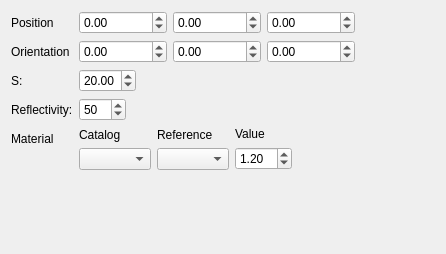
<?xml version="1.0" encoding="UTF-8"?>
<ui version="4.0">
 <class>Dialog</class>
 <widget class="QDialog" name="Dialog">
  <property name="geometry">
   <rect>
    <x>0</x>
    <y>0</y>
    <width>446</width>
    <height>254</height>
   </rect>
  </property>
  <property name="windowTitle">
   <string>Dialog</string>
  </property>
  <layout class="QHBoxLayout" name="horizontalLayout_4">
   <item>
    <layout class="QFormLayout" name="formLayout">
     <property name="sizeConstraint">
      <enum>QLayout::SetMaximumSize</enum>
     </property>
     <property name="fieldGrowthPolicy">
      <enum>QFormLayout::ExpandingFieldsGrow</enum>
     </property>
     <item row="0" column="0">
      <widget class="QLabel" name="label_10">
       <property name="text">
        <string>Position</string>
       </property>
      </widget>
     </item>
     <item row="0" column="1">
      <layout class="QHBoxLayout" name="horizontalLayout_3">
       <item>
        <widget class="QDoubleSpinBox" name="Xpos">
         <property name="minimum">
          <double>-1000000.000000000000000</double>
         </property>
         <property name="maximum">
          <double>1000000.000000000000000</double>
         </property>
        </widget>
       </item>
       <item>
        <widget class="QDoubleSpinBox" name="Ypos">
         <property name="minimum">
          <double>-1000000.000000000000000</double>
         </property>
         <property name="maximum">
          <double>1000000.000000000000000</double>
         </property>
        </widget>
       </item>
       <item>
        <widget class="QDoubleSpinBox" name="Zpos">
         <property name="minimum">
          <double>-1000000.000000000000000</double>
         </property>
         <property name="maximum">
          <double>1000000.000000000000000</double>
         </property>
        </widget>
       </item>
      </layout>
     </item>
     <item row="1" column="0">
      <widget class="QLabel" name="label_7">
       <property name="text">
        <string>Orientation</string>
       </property>
      </widget>
     </item>
     <item row="1" column="1">
      <layout class="QHBoxLayout" name="horizontalLayout">
       <item>
        <widget class="QDoubleSpinBox" name="Xrot">
         <property name="minimum">
          <double>-1000000.000000000000000</double>
         </property>
         <property name="maximum">
          <double>1000000.000000000000000</double>
         </property>
        </widget>
       </item>
       <item>
        <widget class="QDoubleSpinBox" name="Yrot">
         <property name="minimum">
          <double>-1000000.000000000000000</double>
         </property>
         <property name="maximum">
          <double>1000000.000000000000000</double>
         </property>
         <property name="value">
          <double>0.000000000000000</double>
         </property>
        </widget>
       </item>
       <item>
        <widget class="QDoubleSpinBox" name="Zrot">
         <property name="minimum">
          <double>-1000000.000000000000000</double>
         </property>
         <property name="maximum">
          <double>1000000.000000000000000</double>
         </property>
        </widget>
       </item>
      </layout>
     </item>
     <item row="2" column="0">
      <widget class="QLabel" name="label_2">
       <property name="text">
        <string>S:</string>
       </property>
      </widget>
     </item>
     <item row="2" column="1">
      <widget class="QDoubleSpinBox" name="S">
       <property name="value">
        <double>20.000000000000000</double>
       </property>
      </widget>
     </item>
     <item row="4" column="0">
      <widget class="QLabel" name="label_5">
       <property name="text">
        <string>Material</string>
       </property>
      </widget>
     </item>
     <item row="4" column="1">
      <layout class="QHBoxLayout" name="horizontalLayout_2">
       <item>
        <layout class="QVBoxLayout" name="verticalLayout_4">
         <item>
          <widget class="QLabel" name="label_8">
           <property name="text">
            <string>Catalog</string>
           </property>
          </widget>
         </item>
         <item>
          <widget class="QComboBox" name="Catalog"/>
         </item>
        </layout>
       </item>
       <item>
        <layout class="QVBoxLayout" name="verticalLayout_5">
         <item>
          <widget class="QLabel" name="label_9">
           <property name="text">
            <string>Reference</string>
           </property>
          </widget>
         </item>
         <item>
          <widget class="QComboBox" name="Reference"/>
         </item>
        </layout>
       </item>
       <item>
        <layout class="QVBoxLayout" name="verticalLayout_2">
         <item>
          <widget class="QLabel" name="label_6">
           <property name="text">
            <string>Value</string>
           </property>
          </widget>
         </item>
         <item>
          <widget class="QDoubleSpinBox" name="Value">
           <property name="minimum">
            <double>1.000000000000000</double>
           </property>
           <property name="singleStep">
            <double>0.100000000000000</double>
           </property>
           <property name="value">
            <double>1.200000000000000</double>
           </property>
          </widget>
         </item>
        </layout>
       </item>
      </layout>
     </item>
     <item row="3" column="0">
      <widget class="QLabel" name="label">
       <property name="text">
        <string>Reflectivity:</string>
       </property>
      </widget>
     </item>
     <item row="3" column="1">
      <widget class="QSpinBox" name="Reflectivity">
       <property name="maximum">
        <number>100</number>
       </property>
       <property name="value">
        <number>50</number>
       </property>
      </widget>
     </item>
    </layout>
   </item>
  </layout>
 </widget>
 <resources/>
 <connections/>
</ui>
